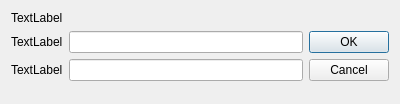
<?xml version="1.0" encoding="UTF-8"?>
<ui version="4.0">
 <class>LoginDialogWindow</class>
 <widget class="QDialog" name="LoginDialogWindow">
  <property name="geometry">
   <rect>
    <x>0</x>
    <y>0</y>
    <width>400</width>
    <height>104</height>
   </rect>
  </property>
  <property name="windowTitle">
   <string>Dialog</string>
  </property>
  <layout class="QVBoxLayout" name="verticalLayout">
   <item>
    <widget class="QLabel" name="label_3">
     <property name="text">
      <string>TextLabel</string>
     </property>
    </widget>
   </item>
   <item>
    <layout class="QHBoxLayout" name="horizontalLayout">
     <item>
      <layout class="QFormLayout" name="formLayout">
       <item row="0" column="0">
        <widget class="QLabel" name="label">
         <property name="text">
          <string>TextLabel</string>
         </property>
        </widget>
       </item>
       <item row="1" column="0">
        <widget class="QLabel" name="label_2">
         <property name="text">
          <string>TextLabel</string>
         </property>
        </widget>
       </item>
       <item row="0" column="1">
        <widget class="QLineEdit" name="lineEdit"/>
       </item>
       <item row="1" column="1">
        <widget class="QLineEdit" name="lineEdit_2"/>
       </item>
      </layout>
     </item>
     <item>
      <widget class="QDialogButtonBox" name="buttonBox">
       <property name="orientation">
        <enum>Qt::Vertical</enum>
       </property>
       <property name="standardButtons">
        <set>QDialogButtonBox::Cancel|QDialogButtonBox::Ok</set>
       </property>
      </widget>
     </item>
    </layout>
   </item>
  </layout>
 </widget>
 <resources/>
 <connections>
  <connection>
   <sender>buttonBox</sender>
   <signal>accepted()</signal>
   <receiver>LoginDialogWindow</receiver>
   <slot>accept()</slot>
   <hints>
    <hint type="sourcelabel">
     <x>248</x>
     <y>254</y>
    </hint>
    <hint type="destinationlabel">
     <x>157</x>
     <y>274</y>
    </hint>
   </hints>
  </connection>
  <connection>
   <sender>buttonBox</sender>
   <signal>rejected()</signal>
   <receiver>LoginDialogWindow</receiver>
   <slot>reject()</slot>
   <hints>
    <hint type="sourcelabel">
     <x>316</x>
     <y>260</y>
    </hint>
    <hint type="destinationlabel">
     <x>286</x>
     <y>274</y>
    </hint>
   </hints>
  </connection>
 </connections>
</ui>
